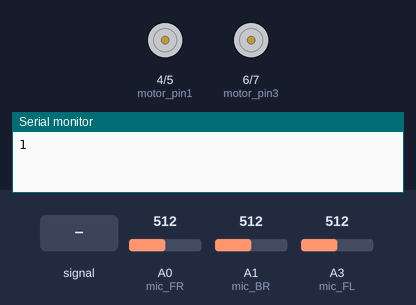
The sketch below on a simulated Arduino Uno, built with avr-gcc and run on an emulated ATmega328P. Parts: motor-driver pin pairs drawn as motors (green arrow = first pin HIGH = forward, orange = second pin HIGH = backward, longer = more drive), the last lines printed to the serial monitor. The test bench sets the inputs (shaded band); at power-on: A0 (mic_FR) = 512, A1 (mic_BR) = 512, A3 (mic_FL) = 512.

Above: at 1.8 s.
1.9 s: A0 (mic_FR) fed a 200 Hz sine of ±81 counts around its level
At 4.5 s:
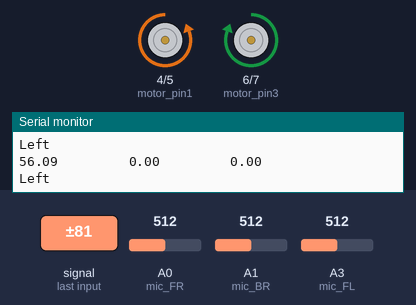
4.9 s: A3 (mic_FL) fed a 200 Hz sine of ±81 counts around its level
At 6.2 s:
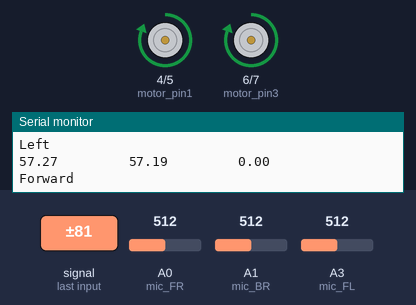
7.9 s: A0 (mic_FR) set to 716
At 10.6 s:
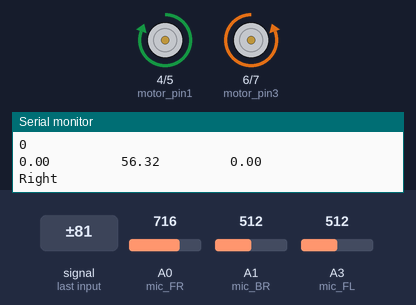
10.9 s: A1 (mic_BR) fed a 200 Hz sine of ±255 counts around its level
13.3 s: A0 (mic_FR) fed a 1000 Hz sine of ±255 counts around its level
15.3 s: A3 (mic_FL) fed a 1000 Hz sine of ±255 counts around its level
At 16.0 s:
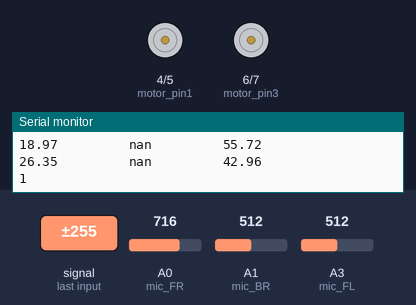
Timing chart, 0 to 17.9 s (numbered marks = the images above; inputs shaded):
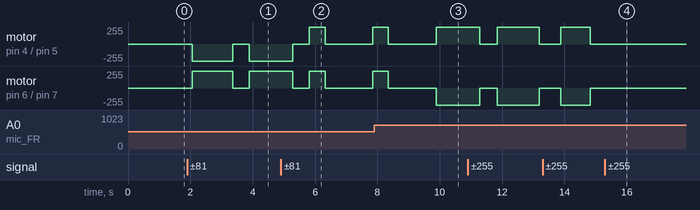

Measured:
- after the input at 1.9 s, motor on pin 4 (motor_pin1) / pin 5 (motor_pin2): stopped → backward 255/255 after 0.16 s, → stopped 1.3 s later, → backward 255/255 0.53 s later; motor on pin 6 (motor_pin3) / pin 7 (motor_pin4): stopped → forward 255/255 after 0.16 s, → stopped 1.3 s later, → forward 255/255 0.53 s later
- after the input at 7.9 s, motor on pin 4 (motor_pin1) / pin 5 (motor_pin2): goes on until 9.9 s, then stays forward 255/255
- after the input at 15.3 s, motor on pin 4 (motor_pin1) / pin 5 (motor_pin2): stays stopped (without the input it goes to forward 255/255 after 0.06 s); motor on pin 6 (motor_pin3) / pin 7 (motor_pin4): stays stopped (without the input it goes to backward 255/255 after 0.06 s)

The sketch:

Audio.ino
```cpp
int motor_pin1 = 4;
int motor_pin2 = 5;
int motor_pin3 = 6;
int motor_pin4 = 7;

#define FASTADC 1

// defines for setting and clearing register bits
#ifndef cbi
#define cbi(sfr, bit) (_SFR_BYTE(sfr) &= ~_BV(bit))
#endif
#ifndef sbi
#define sbi(sfr, bit) (_SFR_BYTE(sfr) |= _BV(bit))
#endif

// Define the mics
int mic_FR = A0;
int mic_BR = A1;
int mic_BL = A2;
int mic_FL = A3;

//Set the size of the arrays
const int reads = 150;
//The arrays for the data collection
int FRarray[reads];
int FLarray[reads];
int BRarray[reads];

//Back left mic gives incorrect readings
// int BLarray[reads];

// set the averages of the collected sound
double avgFR = 0;
double avgFL = 0;
double avgBR  = 0;
int i;

// setup the pins
void setup() {
	pinMode(motor_pin1,OUTPUT);
	pinMode(motor_pin2,OUTPUT);
	pinMode(motor_pin3,OUTPUT);
	pinMode(motor_pin4,OUTPUT);
	pinMode(mic_FR,INPUT);
	pinMode(mic_BR,INPUT);
	pinMode(mic_BL,INPUT);
	pinMode(mic_FL,INPUT);
	Serial.begin(9600) ;
}
// The function to get the data and process it and act on it
int quickread()
{
	for(;;)
	{
		//int avgBL = 0;

		//reset the sums and avg
		double sumFR = 0;
		double sumFL = 0;
		double sumBR  = 0;
		avgFR = 0;
		avgFL = 0;
		avgBR  = 0;


		//code to make the pins read faster
		#if FASTADC
		// set prescale to 16
		sbi(ADCSRA,ADPS2) ;
		cbi(ADCSRA,ADPS1) ;
		cbi(ADCSRA,ADPS0) ;
		#endif

		//preform the reads FR->FL->BR->FR with a frquency of 77KHz

		for (i = 0 ; i < reads ; i++)
		{
			FRarray[i] = analogRead(mic_FR ) ;
			FLarray[i] = analogRead(mic_FL) ;
			BRarray[i] = analogRead(mic_BR ) ;
			//     BLarray[i] = analogRead(mic_BL) ;
		}

		//print out method
		/*
        for (i = 0 ; i < reads ; i++)
  {
    Serial.print(FRarray[i]);
    Serial.print("         ");
    Serial.print(FLarray[i]);
    Serial.print("         ");
    Serial.print(BRarray[i]);
    Serial.println();
  }
		 */


		// collect the sum of the array
		for (i = 0 ; i < reads ; i++)
		{
			avgFR = avgFR + FRarray[i];
			avgFL = avgFL + FLarray[i];
			avgBR = avgBR + BRarray[i];
			//     avgBL = avgBL + BLarray[i];
		}

		//divide to get the average
		avgFR = avgFR/reads;
		avgFL = avgFL/reads;
		avgBR = avgBR/reads;

		// more printout
		/*
       Serial.print(avgFR);
    Serial.print("         ");
    Serial.print(avgFL);
    Serial.print("         ");
    Serial.print(avgBR);
    Serial.println();
		 */

		//get the absolute differnece from the average
		for (i = 0 ; i < reads ; i++)
		{
			FRarray[i] = abs(FRarray[i] - avgFR);
			FLarray[i] = abs(FLarray[i] - avgFL);
			BRarray[i] = abs(BRarray[i] - avgBR);

		}
		// square the results
		for (i = 0 ; i < reads ; i++)
		{
			FRarray[i] = FRarray[i]*FRarray[i];
			FLarray[i] = FLarray[i]*FLarray[i];
			BRarray[i] = BRarray[i]*BRarray[i];
		}
		//add up the sum of the transform array
		for (i = 0 ; i < reads ; i++)
		{
			sumFR = sumFR + FRarray[i];
			sumFL = sumFL + FLarray[i];
			sumBR = sumBR + BRarray[i];
		}
		//divide by reads
		sumFR = sumFR / reads;
		sumFL = sumFL / reads;
		sumBR = sumBR / reads;

		//square the result to get the variance
		sumFR = sqrt(sumFR);
		sumFL = sqrt(sumFL);
		sumBR = sqrt(sumBR);
		/*
      Serial.print(sumFR);
    Serial.print("         ");
    Serial.print(sumFL);
    Serial.print("         ");
    Serial.print(sumBR);
    Serial.println();
		 */

		// if else statments controling the direction of travel based on the sumFL,sumFR,sumBR

		if(sumFR > 20 || sumFL > 20 || sumBR > 20)
		{

			Serial.print(sumFR);
			Serial.print("         ");
			Serial.print(sumFL);
			Serial.print("         ");
			Serial.print(sumBR);
			Serial.println();

			if(((sumFL+sumFR)/2) - sumFL < 2 && ((sumFL+sumFR)/2) - sumFL > -2 && sumFR > sumBR && sumFL > sumBR)
			{
				Serial.println("Forward");
				forward();
				return 0;
			}
			else if(sumFR > sumFL && sumFR > sumBR)
			{
				Serial.println("Left");
				turnleftby((sumFR-sumFL)/2);
				/*
  if(sumBR > sumFL)
  {
    turnleftby(sumFR-sumBR);
  }
  else
  {
    turnleftby(sumFR-sumFL);
  }
				 */
			}

			else if(sumBR > sumFL && sumBR > sumFR)
			{
				Serial.println("Left");
				turnleft();
				turnleft();
				// turnleftby(sumBR/2);
			}

			else if(sumFL > sumFR && sumFL > sumBR)
			{
				Serial.println("Right");
				turnrightby((sumFL-sumFR)/2);
				// turnrightby(sumFL-sumFR);
			}


		}
		else
		{
			return 1;
		}
	}

	/*
Serial.print((sumFR/sumFL)*17);
Serial.print("         ");
Serial.print((sumFL/sumFR)*17);
Serial.println();
	 */


	/*
if(sumFR > 20 || sumFL > 20 || sumBR > 20)
{
 if(sumFR > sumFL && sumFR > sumBR)
 {
   Serial.println("FR");
 }
   if(sumFL > sumFR && sumFL > sumBR)
 {
   Serial.println("FL");
 }
  if(sumBR > sumFL && sumBR > sumFR)
 {
   Serial.println("BR");
 }
 if(((sumFL+sumFR)/2) - sumFL < 2 && ((sumFL+sumFR)/2) - sumFL > -2)
 {
   Serial.println("Forward");
 }

}
	 */
}

void loop() {
	delay(1000);
	Serial.println(quickread());

}
void turnleftby (int x)
{
	digitalWrite(motor_pin1,LOW);       //use the combination which works for you
	digitalWrite(motor_pin2,HIGH);    //left motor rotates forward and right motor backward
	digitalWrite(motor_pin3,HIGH);
	digitalWrite(motor_pin4,LOW);
	delay(50*x);
	halt();
	return;
}

void turnrightby (int x)
{
	digitalWrite(motor_pin1,HIGH);       //use the combination which works for you
	digitalWrite(motor_pin2,LOW);      //right motor rotates forward and left motor backward
	digitalWrite(motor_pin3,LOW);
	digitalWrite(motor_pin4,HIGH);
	delay(50*x);
	halt();
	return;
}

void turnleft () {
	digitalWrite(motor_pin1,LOW);       //use the combination which works for you
	digitalWrite(motor_pin2,HIGH);    //left motor rotates forward and right motor backward
	digitalWrite(motor_pin3,HIGH);
	digitalWrite(motor_pin4,LOW);
	delay(500);                              // wait for the robot to make the turn
	halt();
	return;
}
void forward() {                            // use combination which works for you
	digitalWrite(motor_pin1,HIGH);
	digitalWrite(motor_pin2,LOW);
	digitalWrite(motor_pin3,HIGH);
	digitalWrite(motor_pin4,LOW);
	delay(500);
	halt();
	return;
}


void backward() {
	digitalWrite(motor_pin1,LOW);
	digitalWrite(motor_pin2,HIGH);
	digitalWrite(motor_pin3,LOW);
	digitalWrite(motor_pin4,HIGH);
	delay(750);
	halt();
	return;
}
void turnright () {
	digitalWrite(motor_pin1,HIGH);       //use the combination which works for you
	digitalWrite(motor_pin2,LOW);      //right motor rotates forward and left motor backward
	digitalWrite(motor_pin3,LOW);
	digitalWrite(motor_pin4,HIGH);
	delay(500);                     // wait for the robot to make the turn
	halt();
	return;
}

void halt () {
	digitalWrite(motor_pin1,LOW);
	digitalWrite(motor_pin2,LOW);
	digitalWrite(motor_pin3,LOW);
	digitalWrite(motor_pin4,LOW);
	delay(500);                          //wait after stopping
	return;
}
```
